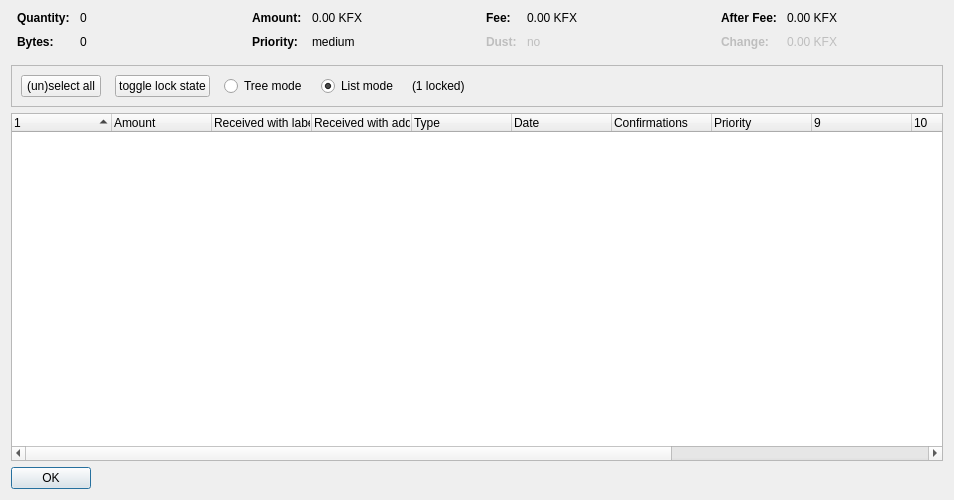
<?xml version="1.0" encoding="UTF-8"?>
<ui version="4.0">
 <class>CoinControlDialog</class>
 <widget class="QDialog" name="CoinControlDialog">
  <property name="geometry">
   <rect>
    <x>0</x>
    <y>0</y>
    <width>954</width>
    <height>500</height>
   </rect>
  </property>
  <property name="windowTitle">
   <string>Coin Selection</string>
  </property>
  <layout class="QVBoxLayout" name="verticalLayout">
   <item>
    <layout class="QHBoxLayout" name="horizontalLayoutTop" stretch="0,0,0,0">
     <property name="topMargin">
      <number>0</number>
     </property>
     <property name="bottomMargin">
      <number>10</number>
     </property>
     <item>
      <layout class="QFormLayout" name="formLayoutCoinControl1">
       <property name="horizontalSpacing">
        <number>10</number>
       </property>
       <property name="verticalSpacing">
        <number>10</number>
       </property>
       <property name="leftMargin">
        <number>6</number>
       </property>
       <property name="rightMargin">
        <number>6</number>
       </property>
       <item row="0" column="0">
        <widget class="QLabel" name="labelCoinControlQuantityText">
         <property name="font">
          <font>
           <weight>75</weight>
           <bold>true</bold>
          </font>
         </property>
         <property name="text">
          <string>Quantity:</string>
         </property>
        </widget>
       </item>
       <item row="0" column="1">
        <widget class="QLabel" name="labelCoinControlQuantity">
         <property name="cursor">
          <cursorShape>IBeamCursor</cursorShape>
         </property>
         <property name="contextMenuPolicy">
          <enum>Qt::ActionsContextMenu</enum>
         </property>
         <property name="text">
          <string notr="true">0</string>
         </property>
         <property name="textInteractionFlags">
          <set>Qt::LinksAccessibleByMouse|Qt::TextSelectableByKeyboard|Qt::TextSelectableByMouse</set>
         </property>
        </widget>
       </item>
       <item row="1" column="0">
        <widget class="QLabel" name="labelCoinControlBytesText">
         <property name="font">
          <font>
           <weight>75</weight>
           <bold>true</bold>
          </font>
         </property>
         <property name="text">
          <string>Bytes:</string>
         </property>
        </widget>
       </item>
       <item row="1" column="1">
        <widget class="QLabel" name="labelCoinControlBytes">
         <property name="cursor">
          <cursorShape>IBeamCursor</cursorShape>
         </property>
         <property name="contextMenuPolicy">
          <enum>Qt::ActionsContextMenu</enum>
         </property>
         <property name="text">
          <string notr="true">0</string>
         </property>
         <property name="textInteractionFlags">
          <set>Qt::LinksAccessibleByMouse|Qt::TextSelectableByKeyboard|Qt::TextSelectableByMouse</set>
         </property>
        </widget>
       </item>
      </layout>
     </item>
     <item>
      <layout class="QFormLayout" name="formLayoutCoinControl2">
       <property name="horizontalSpacing">
        <number>10</number>
       </property>
       <property name="verticalSpacing">
        <number>10</number>
       </property>
       <property name="leftMargin">
        <number>6</number>
       </property>
       <property name="rightMargin">
        <number>6</number>
       </property>
       <item row="0" column="0">
        <widget class="QLabel" name="labelCoinControlAmountText">
         <property name="font">
          <font>
           <weight>75</weight>
           <bold>true</bold>
          </font>
         </property>
         <property name="text">
          <string>Amount:</string>
         </property>
        </widget>
       </item>
       <item row="0" column="1">
        <widget class="QLabel" name="labelCoinControlAmount">
         <property name="cursor">
          <cursorShape>IBeamCursor</cursorShape>
         </property>
         <property name="contextMenuPolicy">
          <enum>Qt::ActionsContextMenu</enum>
         </property>
         <property name="text">
          <string notr="true">0.00 KFX</string>
         </property>
         <property name="textInteractionFlags">
          <set>Qt::LinksAccessibleByMouse|Qt::TextSelectableByKeyboard|Qt::TextSelectableByMouse</set>
         </property>
        </widget>
       </item>
       <item row="1" column="0">
        <widget class="QLabel" name="labelCoinControlPriorityText">
         <property name="font">
          <font>
           <weight>75</weight>
           <bold>true</bold>
          </font>
         </property>
         <property name="text">
          <string>Priority:</string>
         </property>
        </widget>
       </item>
       <item row="1" column="1">
        <widget class="QLabel" name="labelCoinControlPriority">
         <property name="cursor">
          <cursorShape>IBeamCursor</cursorShape>
         </property>
         <property name="contextMenuPolicy">
          <enum>Qt::ActionsContextMenu</enum>
         </property>
         <property name="text">
          <string>medium</string>
         </property>
         <property name="textInteractionFlags">
          <set>Qt::LinksAccessibleByMouse|Qt::TextSelectableByKeyboard|Qt::TextSelectableByMouse</set>
         </property>
        </widget>
       </item>
      </layout>
     </item>
     <item>
      <layout class="QFormLayout" name="formLayoutCoinControl3">
       <property name="horizontalSpacing">
        <number>10</number>
       </property>
       <property name="verticalSpacing">
        <number>10</number>
       </property>
       <property name="leftMargin">
        <number>6</number>
       </property>
       <property name="rightMargin">
        <number>6</number>
       </property>
       <item row="0" column="0">
        <widget class="QLabel" name="labelCoinControlFeeText">
         <property name="font">
          <font>
           <weight>75</weight>
           <bold>true</bold>
          </font>
         </property>
         <property name="text">
          <string>Fee:</string>
         </property>
        </widget>
       </item>
       <item row="0" column="1">
        <widget class="QLabel" name="labelCoinControlFee">
         <property name="cursor">
          <cursorShape>IBeamCursor</cursorShape>
         </property>
         <property name="contextMenuPolicy">
          <enum>Qt::ActionsContextMenu</enum>
         </property>
         <property name="text">
          <string notr="true">0.00 KFX</string>
         </property>
         <property name="textInteractionFlags">
          <set>Qt::LinksAccessibleByMouse|Qt::TextSelectableByKeyboard|Qt::TextSelectableByMouse</set>
         </property>
        </widget>
       </item>
       <item row="1" column="0">
        <widget class="QLabel" name="labelCoinControlLowOutputText">
         <property name="enabled">
          <bool>false</bool>
         </property>
         <property name="font">
          <font>
           <weight>75</weight>
           <bold>true</bold>
          </font>
         </property>
         <property name="text">
          <string>Dust:</string>
         </property>
        </widget>
       </item>
       <item row="1" column="1">
        <widget class="QLabel" name="labelCoinControlLowOutput">
         <property name="enabled">
          <bool>false</bool>
         </property>
         <property name="cursor">
          <cursorShape>IBeamCursor</cursorShape>
         </property>
         <property name="contextMenuPolicy">
          <enum>Qt::ActionsContextMenu</enum>
         </property>
         <property name="text">
          <string>no</string>
         </property>
         <property name="textInteractionFlags">
          <set>Qt::LinksAccessibleByMouse|Qt::TextSelectableByKeyboard|Qt::TextSelectableByMouse</set>
         </property>
        </widget>
       </item>
      </layout>
     </item>
     <item>
      <layout class="QFormLayout" name="formLayoutCoinControl4">
       <property name="horizontalSpacing">
        <number>10</number>
       </property>
       <property name="verticalSpacing">
        <number>10</number>
       </property>
       <property name="leftMargin">
        <number>6</number>
       </property>
       <property name="rightMargin">
        <number>6</number>
       </property>
       <item row="0" column="0">
        <widget class="QLabel" name="labelCoinControlAfterFeeText">
         <property name="font">
          <font>
           <weight>75</weight>
           <bold>true</bold>
          </font>
         </property>
         <property name="text">
          <string>After Fee:</string>
         </property>
        </widget>
       </item>
       <item row="0" column="1">
        <widget class="QLabel" name="labelCoinControlAfterFee">
         <property name="cursor">
          <cursorShape>IBeamCursor</cursorShape>
         </property>
         <property name="contextMenuPolicy">
          <enum>Qt::ActionsContextMenu</enum>
         </property>
         <property name="text">
          <string notr="true">0.00 KFX</string>
         </property>
         <property name="textInteractionFlags">
          <set>Qt::LinksAccessibleByMouse|Qt::TextSelectableByKeyboard|Qt::TextSelectableByMouse</set>
         </property>
        </widget>
       </item>
       <item row="1" column="0">
        <widget class="QLabel" name="labelCoinControlChangeText">
         <property name="enabled">
          <bool>false</bool>
         </property>
         <property name="font">
          <font>
           <weight>75</weight>
           <bold>true</bold>
          </font>
         </property>
         <property name="text">
          <string>Change:</string>
         </property>
        </widget>
       </item>
       <item row="1" column="1">
        <widget class="QLabel" name="labelCoinControlChange">
         <property name="enabled">
          <bool>false</bool>
         </property>
         <property name="cursor">
          <cursorShape>IBeamCursor</cursorShape>
         </property>
         <property name="contextMenuPolicy">
          <enum>Qt::ActionsContextMenu</enum>
         </property>
         <property name="text">
          <string notr="true">0.00 KFX</string>
         </property>
         <property name="textInteractionFlags">
          <set>Qt::LinksAccessibleByMouse|Qt::TextSelectableByKeyboard|Qt::TextSelectableByMouse</set>
         </property>
        </widget>
       </item>
      </layout>
     </item>
    </layout>
   </item>
   <item>
    <widget class="QFrame" name="frame">
     <property name="minimumSize">
      <size>
       <width>0</width>
       <height>40</height>
      </size>
     </property>
     <property name="frameShape">
      <enum>QFrame::StyledPanel</enum>
     </property>
     <property name="frameShadow">
      <enum>QFrame::Sunken</enum>
     </property>
     <layout class="QHBoxLayout" name="horizontalLayout">
      <item>
       <layout class="QHBoxLayout" name="horizontalLayoutPanel" stretch="0,0,0,0,0,0">
        <property name="spacing">
         <number>14</number>
        </property>
        <item>
         <widget class="QPushButton" name="pushButtonSelectAll">
          <property name="sizePolicy">
           <sizepolicy hsizetype="Maximum" vsizetype="Fixed">
            <horstretch>0</horstretch>
            <verstretch>0</verstretch>
           </sizepolicy>
          </property>
          <property name="text">
           <string>(un)select all</string>
          </property>
          <property name="autoDefault">
           <bool>false</bool>
          </property>
         </widget>
        </item>
        <item>
         <widget class="QPushButton" name="pushButtonToggleLock">
          <property name="sizePolicy">
           <sizepolicy hsizetype="Maximum" vsizetype="Fixed">
            <horstretch>0</horstretch>
            <verstretch>0</verstretch>
           </sizepolicy>
          </property>
          <property name="text">
           <string>toggle lock state</string>
          </property>
          <property name="autoDefault">
           <bool>false</bool>
          </property>
         </widget>
        </item>
        <item>
         <widget class="QRadioButton" name="radioTreeMode">
          <property name="sizePolicy">
           <sizepolicy hsizetype="Maximum" vsizetype="Fixed">
            <horstretch>0</horstretch>
            <verstretch>0</verstretch>
           </sizepolicy>
          </property>
          <property name="text">
           <string>Tree mode</string>
          </property>
         </widget>
        </item>
        <item>
         <widget class="QRadioButton" name="radioListMode">
          <property name="sizePolicy">
           <sizepolicy hsizetype="Maximum" vsizetype="Fixed">
            <horstretch>0</horstretch>
            <verstretch>0</verstretch>
           </sizepolicy>
          </property>
          <property name="text">
           <string>List mode</string>
          </property>
          <property name="checked">
           <bool>true</bool>
          </property>
         </widget>
        </item>
        <item>
         <widget class="QLabel" name="labelLocked">
          <property name="text">
           <string>(1 locked)</string>
          </property>
         </widget>
        </item>
        <item>
         <spacer name="horizontalSpacer">
          <property name="orientation">
           <enum>Qt::Horizontal</enum>
          </property>
          <property name="sizeHint" stdset="0">
           <size>
            <width>40</width>
            <height>20</height>
           </size>
          </property>
         </spacer>
        </item>
       </layout>
      </item>
     </layout>
    </widget>
   </item>
   <item>
    <widget class="CoinControlTreeWidget" name="treeWidget">
     <property name="contextMenuPolicy">
      <enum>Qt::CustomContextMenu</enum>
     </property>
     <property name="sortingEnabled">
      <bool>false</bool>
     </property>
     <property name="columnCount">
      <number>13</number>
     </property>
     <attribute name="headerShowSortIndicator" stdset="0">
      <bool>true</bool>
     </attribute>
     <attribute name="headerStretchLastSection">
      <bool>false</bool>
     </attribute>
     <column>
      <property name="text">
       <string/>
      </property>
     </column>
     <column>
      <property name="text">
       <string>Amount</string>
      </property>
     </column>
     <column>
      <property name="text">
       <string>Received with label</string>
      </property>
     </column>
     <column>
      <property name="text">
       <string>Received with address</string>
      </property>
     </column>
     <column>
      <property name="text">
       <string>Type</string>
      </property>
     </column>
     <column>
      <property name="text">
       <string>Date</string>
      </property>
     </column>
     <column>
      <property name="text">
       <string>Confirmations</string>
      </property>
      <property name="toolTip">
       <string>Confirmed</string>
      </property>
     </column>
     <column>
      <property name="text">
       <string>Priority</string>
      </property>
     </column>
     <column>
      <property name="text">
       <string/>
      </property>
     </column>
     <column>
      <property name="text">
       <string/>
      </property>
     </column>
     <column>
      <property name="text">
       <string/>
      </property>
     </column>
     <column>
      <property name="text">
       <string/>
      </property>
     </column>
     <column>
      <property name="text">
       <string/>
      </property>
     </column>
    </widget>
   </item>
   <item>
    <widget class="QDialogButtonBox" name="buttonBox">
     <property name="sizePolicy">
      <sizepolicy hsizetype="Maximum" vsizetype="Fixed">
       <horstretch>0</horstretch>
       <verstretch>0</verstretch>
      </sizepolicy>
     </property>
     <property name="orientation">
      <enum>Qt::Horizontal</enum>
     </property>
     <property name="standardButtons">
      <set>QDialogButtonBox::Ok</set>
     </property>
    </widget>
   </item>
  </layout>
 </widget>
 <customwidgets>
  <customwidget>
   <class>CoinControlTreeWidget</class>
   <extends>QTreeWidget</extends>
   <header>coincontroltreewidget.h</header>
  </customwidget>
 </customwidgets>
 <resources/>
 <connections/>
</ui>
